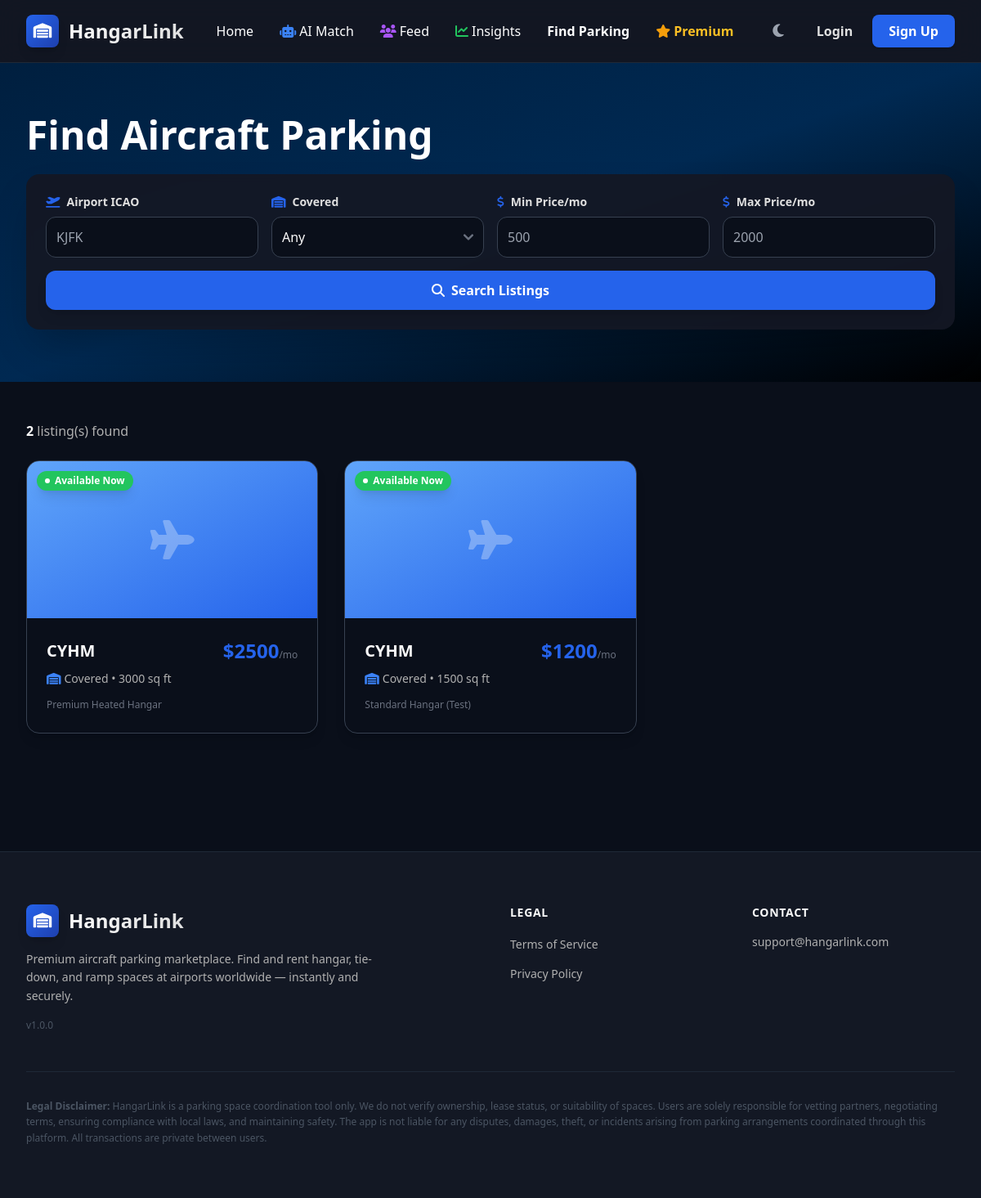
The page /listings on the database its author committed.
### models.py (models this page shows, shortened)
class Listing(db.Model):
    __tablename__ = 'listings'
    id = db.Column(db.Integer, primary_key=True)
    airport_icao = db.Column(db.String(4), nullable=False)
    size_sqft = db.Column(db.Integer, nullable=False)
    covered = db.Column(db.Boolean, default=False)
    price_month = db.Column(db.Float, nullable=False)
    description = db.Column(db.Text, nullable=True)
    photos = db.Column(db.Text, nullable=True)  # Comma-separated filenames
    owner_id = db.Column(db.Integer, db.ForeignKey('users.id'), nullable=False)
    status = db.Column(db.String(20), default='Active')  # 'Active', 'Inactive', 'Rented'
    created_at = db.Column(db.DateTime, default=datetime.utcnow)
    updated_at = db.Column(db.DateTime, default=datetime.utcnow, onupdate=datetime.utcnow)
    is_featured = db.Column(db.Boolean, default=False)
    featured_expires_at = db.Column(db.DateTime, nullable=True)
    featured_tier = db.Column(db.String(20), nullable=True) # 'silver', 'gold', 'platinum'
    insurance_active = db.Column(db.Boolean, default=False) # Owner purchased/verified insurance
    condition_verified = db.Column(db.Boolean, default=False)
    likes = db.Column(db.Integer, default=0)
    video_url = db.Column(db.String(255), nullable=True) # For verified hangar program
    virtual_tour_url = db.Column(db.String(255), nullable=True) # Feature 2: 360/Video Tour
    health_score = db.Column(db.Integer, default=0)
    checklist_completed = db.Column(db.Boolean, default=False)
    availability_start = db.Column(db.Date, nullable=True)
    availability_end = db.Column(db.Date, nullable=True)
    is_premium_listing = db.Column(db.Boolean, default=False)  # Premium listings get priority
    bookings = db.relationship('Booking', backref='listing', lazy=True)

### routes.py (the view)
@app.route('/listings')
def listings():
    search_limited = False
    if not check_search_limit():
        search_limited = True
    airport = request.args.get('airport', '').strip().upper()
    radius = request.args.get('radius', 250, type=int)
    covered = request.args.get('covered', '')
    min_price = request.args.get('min_price', type=float)
    max_price = request.args.get('max_price', type=float)
    query = Listing.query.filter_by(status='Active')
    if airport:
        query = query.filter_by(airport_icao=airport)
    if covered == 'yes':
        query = query.filter_by(covered=True)
    elif covered == 'no':
        query = query.filter_by(covered=False)
    if min_price:
        query = query.filter(Listing.price_month >= min_price)
    if max_price:
        query = query.filter(Listing.price_month <= max_price)
    pagination = query.order_by(
        Listing.is_featured.desc(),
        Listing.is_premium_listing.desc(),
        Listing.created_at.desc()
    ).paginate(page=request.args.get('page', 1, type=int), per_page=20, error_out=False)
    listings = pagination.items
    return render_template('listings.html',
                         listings=listings,
                         pagination=pagination,
                         airport=airport,
                         radius=radius,
                         covered=covered,
                         min_price=min_price,
                         max_price=max_price,
                         search_limited=search_limited)

### app.py (called while the page is built)
@app.context_processor
def inject_legal():
    with open('planning/legal-disclaimers.txt', 'r') as f:
        disclaimer = f.read()
    return {
        'legal_disclaimer': disclaimer,
        'app_version': 'v1.0.0',
        'stripe_publishable_key': app.config['STRIPE_PUBLISHABLE_KEY']
    }

### routes.py (called while the page is built, shortened)
def check_search_limit():
    if not current_user.is_authenticated:
        return True  # Allow guests

@app.context_processor
def inject_ads():
    active_ads = Ad.query.filter_by(active=True).all()
    ads_by_placement = {
        'home_banner': [ad for ad in active_ads if ad.placement == 'home_banner'],
        'sidebar': [ad for ad in active_ads if ad.placement == 'sidebar'],
        'listing_detail': [ad for ad in active_ads if ad.placement == 'listing_detail']
    }
    context_ads = {}
    for place, ads in ads_by_placement.items():
        if ads:
            context_ads[place] = random.choice(ads)
    return dict(ads=context_ads)

### templates/listings.html (shortened to what this page needs)
{% extends "base.html" %}
{% block content %}
<div class="bg-gradient-to-br from-navy-900 via-navy-800 to-black py-16">
    <div class="max-w-7xl mx-auto px-6 lg:px-8">
        <h1 class="text-4xl lg:text-5xl font-bold text-white mb-6">Find Aircraft Parking</h1>
        <form method="GET" action="{{ url_for('listings') }}"
            class="bg-white/95 dark:bg-dark-800/95 backdrop-blur-sm rounded-2xl p-6 shadow-2xl">
            <div class="grid grid-cols-1 md:grid-cols-2 lg:grid-cols-4 gap-4 mb-4">
                <div>
                    <label class="block text-sm font-semibold text-gray-700 dark:text-platinum-200 mb-2">
                        <i class="fas fa-plane-departure mr-2 text-blue-600"></i>Airport ICAO
                    </label>
                    <input type="text" name="airport" value="{{ airport }}"
                        class="bg-gray-50 dark:bg-dark-900 border border-gray-300 dark:border-gray-700 text-gray-900 dark:text-platinum-100 rounded-xl focus:ring-2 focus:ring-blue-500 block w-full p-3"
                        placeholder="KJFK" maxlength="4">
                </div>
                <div>
                    <label class="block text-sm font-semibold text-gray-700 dark:text-platinum-200 mb-2">
                        <i class="fas fa-warehouse mr-2 text-blue-600"></i>Covered
                    </label>
                    <select name="covered"
                        class="bg-gray-50 dark:bg-dark-900 border border-gray-300 dark:border-gray-700 text-gray-900 dark:text-platinum-100 rounded-xl focus:ring-2 focus:ring-blue-500 block w-full p-3">
                        <option value="">Any</option>
                    </select>
                </div>
                <div>
                    <label class="block text-sm font-semibold text-gray-700 dark:text-platinum-200 mb-2">
                        <i class="fas fa-dollar-sign mr-2 text-blue-600"></i>Min Price/mo
                    </label>
                    <input type="number" name="min_price" value="{{ min_price or '' }}"
                        class="bg-gray-50 dark:bg-dark-900 border border-gray-300 dark:border-gray-700 text-gray-900 dark:text-platinum-100 rounded-xl focus:ring-2 focus:ring-blue-500 block w-full p-3"
                        placeholder="500">
                </div>
                <div>
                    <label class="block text-sm font-semibold text-gray-700 dark:text-platinum-200 mb-2">
                        <i class="fas fa-dollar-sign mr-2 text-blue-600"></i>Max Price/mo
                    </label>
                    <input type="number" name="max_price" value="{{ max_price or '' }}"
                        class="bg-gray-50 dark:bg-dark-900 border border-gray-300 dark:border-gray-700 text-gray-900 dark:text-platinum-100 rounded-xl focus:ring-2 focus:ring-blue-500 block w-full p-3"
                        placeholder="2000">
                </div>
            </div>
            <button type="submit"
                class="w-full bg-blue-600 hover:bg-blue-700 text-white font-bold py-3 px-6 rounded-xl shadow-lg hover:shadow-xl transition-all hover-lift">
                <i class="fas fa-search mr-2"></i>Search Listings
            </button>
        </form>
    </div>
</div>
<div class="max-w-7xl mx-auto px-6 lg:px-8 py-12">
    {% if listings %}
    <div class="mb-6">
        <p class="text-gray-600 dark:text-platinum-300">
            <span class="font-bold text-gray-900 dark:text-platinum-100">{{ listings|length }}</span> listing(s) found
        </p>
    </div>
    <div class="grid grid-cols-1 md:grid-cols-2 lg:grid-cols-3 gap-6 sm:gap-8">
        {% for listing in listings %}
        <a href="{{ url_for('listing_detail', id=listing.id) }}" class="block group">
            <div
                class="bg-white dark:bg-dark-900 rounded-2xl overflow-hidden shadow-lg hover:shadow-2xl transition-all duration-300 hover:scale-[1.02] border border-gray-200 dark:border-gray-700">
                <div class="relative h-48 overflow-hidden">
                    {% if listing.photos %}
                    {% set photos = listing.photos.split(',') %}
                    <div class="absolute inset-0 bg-cover bg-center transition-transform duration-500 group-hover:scale-110"
                        style="background-image: url('{{ url_for('static', filename='uploads/listings/' + photos[0]) }}');">
                    </div>
                    {% if photos|length > 1 %}
                    <div
                        class="absolute bottom-3 right-3 z-10 bg-black/60 backdrop-blur-sm text-white text-xs font-bold px-2.5 py-1.5 rounded-lg flex items-center shadow-lg">
                        <i class="fas fa-images mr-1.5"></i>+{{ photos|length - 1 }} more
                    </div>
                    {% endif %}
                    {% else %}
                    <div
                        class="absolute inset-0 bg-gradient-to-br from-blue-400 to-blue-600 flex items-center justify-center">
                        <i
                            class="fas fa-plane text-white text-5xl opacity-30 group-hover:scale-110 transition-transform duration-500"></i>
                    </div>
                    {% endif %}
                    <div class="absolute top-3 left-3 z-10 flex flex-col gap-1 items-start">
                        {% if listing.status == 'Active' %}
                        <span
                            class="inline-flex items-center bg-green-500 text-white text-xs font-bold px-2.5 py-1 rounded-full shadow-lg">
                            <span class="w-1.5 h-1.5 bg-white rounded-full mr-1.5 animate-pulse"></span>Available Now
                        </span>
                        {% elif listing.status == 'Pending' %}
                        <span
                            class="inline-flex items-center bg-yellow-500 text-white text-xs font-bold px-2.5 py-1 rounded-full shadow-lg">
                            <i class="fas fa-clock mr-1"></i>Pending
                        </span>
                        {% elif listing.status == 'Rented' %}
                        <span
                            class="inline-flex items-center bg-gray-500 text-white text-xs font-bold px-2.5 py-1 rounded-full shadow-lg">
                            <i class="fas fa-lock mr-1"></i>Rented
                        </span>
                        {% endif %}
                    </div>
                </div>
                <div class="p-5 sm:p-6">
                    <div class="flex items-center justify-between mb-2">
                        <h3 class="text-lg sm:text-xl font-bold text-gray-900 dark:text-platinum-100">{{
                            listing.airport_icao }}</h3>
                        <span class="text-xl sm:text-2xl font-bold text-blue-600">
                            ${{ listing.price_month|int }}<span class="text-xs font-normal text-gray-500">/mo</span>
                        </span>
                    </div>
                    <p class="text-gray-600 dark:text-platinum-300 text-sm mb-3">
                        {% if listing.covered %}<i class="fas fa-warehouse text-blue-500 mr-1"></i>Covered{% else %}<i
                            class="fas fa-cloud-sun text-blue-500 mr-1"></i>Outdoor{% endif %}
                        • {{ listing.size_sqft|int }} sq ft
                    </p>
                    <p class="text-gray-400 dark:text-gray-500 text-xs line-clamp-2 leading-relaxed">
                        {{ listing.description[:100] }}{% if listing.description|length > 100 %}...{% endif %}
                    </p>
                </div>
            </div>
        </a>
        {% endfor %}
    </div>
    {% endif %}
</div>
{% endblock %}

### templates/base.html (style rules this page uses)
body { font-family: 'Inter', sans-serif'; }
.hover-lift { transition: all 0.3s cubic-bezier(0.4, 0, 0.2, 1); }

### rows shown on the page
Listing: status "Active" (drawn), airport_icao "CYHM", price_month "2500", covered True (drawn), size_sqft "3000", description "Premium Heated Hangar"
Listing: status "Active" (drawn), airport_icao "CYHM", price_month "1200", covered True (drawn), size_sqft "1500", description "Standard Hangar (Test)"

### other values the page prints
{{ listings|length }} "2"
{{ app_version }} "v1.0.0"
